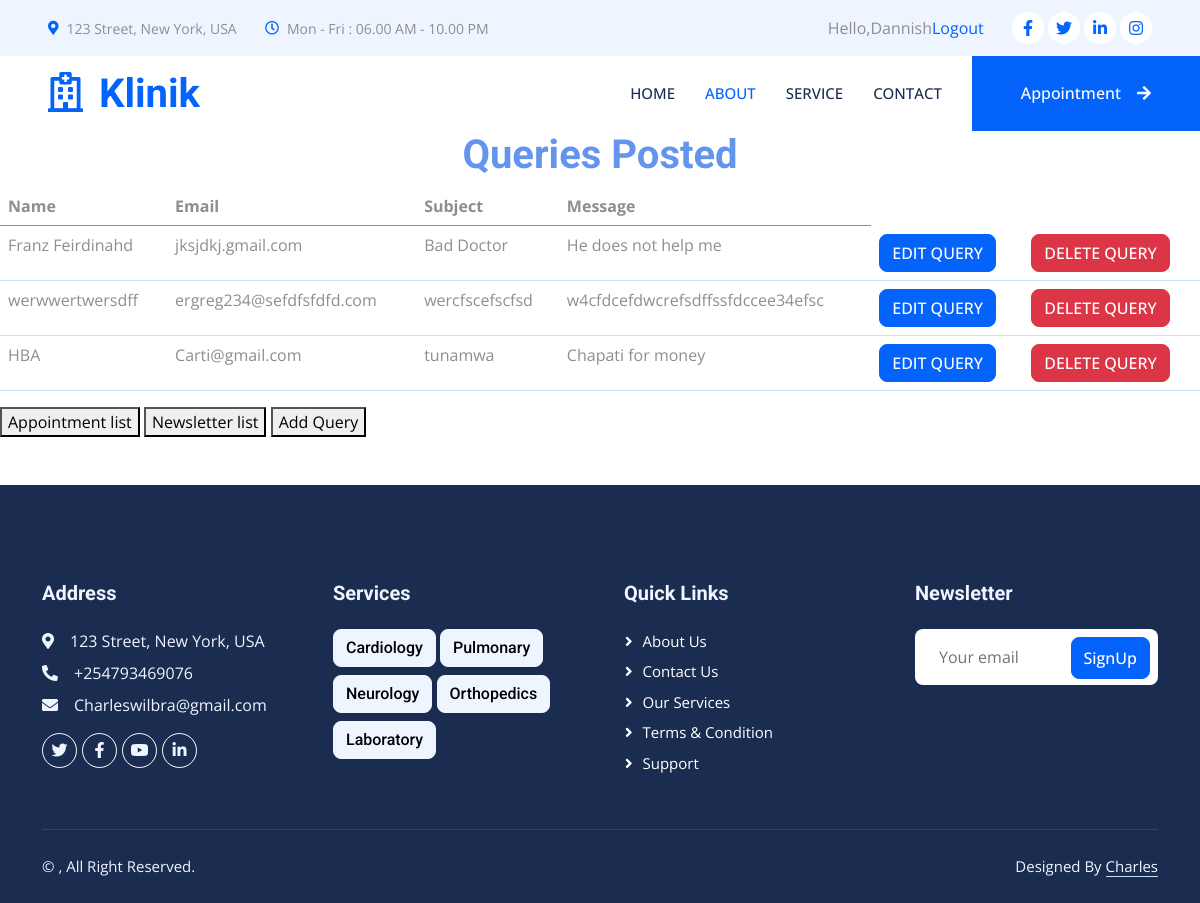
The app's page /hosi/querylist/ (signed in), older data.
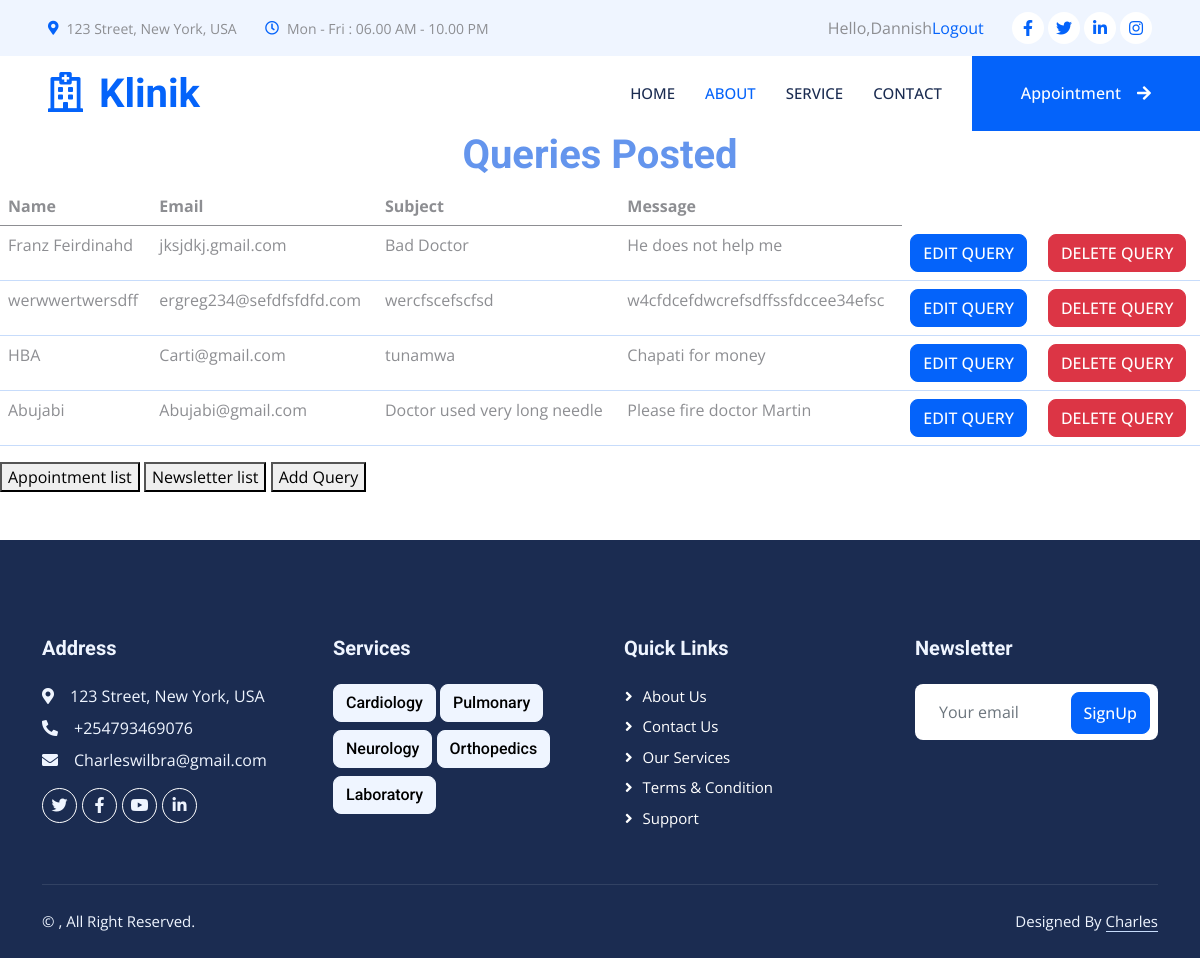
The same page, newer data.
### hosi/models.py (models this page shows, shortened)
class Query(models.Model):
    name = models.CharField(max_length=20)
    subject = models.TextField()
    email = models.TextField()
    message = models.TextField()
    objects = models.Manager()

### hosi/views.py (the view)
# urls.py: path('querylist/', views.Querylist, name='querylist'),
@login_required(login_url='loginPage')
def Querylist(request):
    querys = Query.objects.all()
    return render(request, 'querylist.html',{'querys': querys})

### hosi/templates/querylist.html (shortened to what this page needs)
{% extends "base.html" %}
{% block content %}
<table class="table">
    <h1 style="text-align: center;color: cornflowerblue">Queries Posted</h1>
    <thead>
    <tr>
        <th>Name</th>
        <th>Email</th>
        <th>Subject</th>
        <th>Message</th>
    </tr>
    </thead>
    <tbody>
       {% for y in querys %}
          <tr>
              <td>{{ y.name }}</td>
              <td>{{ y.email }}</td>
              <td>{{ y.subject }}</td>
              <td>{{ y.message }}</td>
              <td>
                  <a href="{% url 'editquery' y.id %}" class="btn btn-primary" type="button" >EDIT QUERY</a>
              </td>
              <td>
                  <a href="{% url 'deletequery' y.id %}" class="btn btn-danger" type="button" onclick="return confirm('Are you sure you want to delete the FaQ?')">DELETE QUERY</a>
              </td>
          </tr>
       {% endfor %}
    </tbody>
</table>
<a href="{% url 'appointmentslist' %}">
    <button>Appointment list</button>
</a>
<a href="{% url 'newsletterlist' %}">
    <button>Newsletter list</button>
</a>
<a href="{% url 'contact' %}">
    <button>Add Query</button>
</a>
{% endblock %}

### hosi/templates/base.html (shortened to what this page needs)
{% load static %}
<html lang="en">
<head>
    <link href="https://cdnjs.cloudflare.com/ajax/libs/font-awesome/5.10.0/css/all.min.css" rel="stylesheet">
    <link href="https://cdn.jsdelivr.net/npm/bootstrap-icons@1.4.1/font/bootstrap-icons.css" rel="stylesheet">
    <link href="{% static 'lib/animate/animate.min.css' %}" rel="stylesheet">
    <link href="{% static 'lib/owlcarousel/assets/owl.carousel.min.css' %}" rel="stylesheet">
    <link href="{% static 'lib/tempusdominus/css/tempusdominus-bootstrap-4.min.css' %}" rel="stylesheet" />
    <link href="{% static 'css/bootstrap.min.css' %}" rel="stylesheet">
    <link href="{% static 'css/style.css' %}" rel="stylesheet">
</head>
<body>
{% block navbar %}
    <div class="container-fluid bg-light p-0 wow fadeIn" data-wow-delay="0.1s">
        <div class="row gx-0 d-none d-lg-flex">
            <div class="col-lg-7 px-5 text-start">
                <div class="h-100 d-inline-flex align-items-center py-3 me-4">
                    <small class="fa fa-map-marker-alt text-primary me-2"></small>
                    <small>123 Street, New York, USA</small>
                </div>
                <div class="h-100 d-inline-flex align-items-center py-3">
                    <small class="far fa-clock text-primary me-2"></small>
                    <small>Mon - Fri : 06.00 AM - 10.00 PM</small>
                </div>
            </div>
            <div class="col-lg-5 px-5 text-end">
                <div class="h-100 d-inline-flex align-items-center py-3 me-4">
                    <span>Hello,{{request.user}}</span>
                    <span><a href="{% url 'logout' %}">Logout</a></span>
                </div>
                <div class="h-100 d-inline-flex align-items-center">
                    <a class="btn btn-sm-square rounded-circle bg-white text-primary me-1" href=""><i class="fab fa-facebook-f"></i></a>
                    <a class="btn btn-sm-square rounded-circle bg-white text-primary me-1" href=""><i class="fab fa-twitter"></i></a>
                    <a class="btn btn-sm-square rounded-circle bg-white text-primary me-1" href=""><i class="fab fa-linkedin-in"></i></a>
                    <a class="btn btn-sm-square rounded-circle bg-white text-primary me-0" href=""><i class="fab fa-instagram"></i></a>
                </div>
            </div>
        </div>
    </div>
    <nav class="navbar navbar-expand-lg bg-white navbar-light sticky-top p-0 wow fadeIn" data-wow-delay="0.1s">
        <a href="{% url 'index' %}" class="navbar-brand d-flex align-items-center px-4 px-lg-5">
            <h1 class="m-0 text-primary"><i class="far fa-hospital me-3"></i>Klinik</h1>
        </a>
        <div class="collapse navbar-collapse" id="navbarCollapse">
            <div class="navbar-nav ms-auto p-4 p-lg-0">
                <a href="{% url 'index' %}" class="nav-item nav-link ">Home</a>
                <a href="{% url 'about' %}" class="nav-item nav-link active">About</a>
                <a href="{% url 'services' %}" class="nav-item nav-link">Service</a>
                <a href="{% url 'contact' %}" class="nav-item nav-link">Contact</a>
            </div>
            <a href="{% url 'index' %}" class="btn btn-primary rounded-0 py-4 px-lg-5 d-none d-lg-block">Appointment<i class="fa fa-arrow-right ms-3"></i></a>
        </div>
    </nav>
{% endblock %}
{% block content %}
{% endblock %}
{% block footer %}
<div class="container-fluid bg-dark text-light footer mt-5 pt-5 wow fadeIn" data-wow-delay="0.1s">
        <div class="container py-5">
            <div class="row g-5">
                <div class="col-lg-3 col-md-6">
                    <h5 class="text-light mb-4">Address</h5>
                    <p class="mb-2"><i class="fa fa-map-marker-alt me-3"></i>123 Street, New York, USA</p>
                    <p class="mb-2"><i class="fa fa-phone-alt me-3"></i>+254793469076</p>
                    <p class="mb-2"><i class="fa fa-envelope me-3"></i>Charleswilbra@gmail.com</p>
                    <div class="d-flex pt-2">
                        <a class="btn btn-outline-light btn-social rounded-circle" href=""><i class="fab fa-twitter"></i></a>
                        <a class="btn btn-outline-light btn-social rounded-circle" href=""><i class="fab fa-facebook-f"></i></a>
                        <a class="btn btn-outline-light btn-social rounded-circle" href=""><i class="fab fa-youtube"></i></a>
                        <a class="btn btn-outline-light btn-social rounded-circle" href=""><i class="fab fa-linkedin-in"></i></a>
                    </div>
                </div>
                <div class="col-lg-3 col-md-6">
                    <h5 class="text-light mb-4">Services</h5>
                    <h6 class="btn btn-light">Cardiology</h6>
                    <h6 class="btn btn-light">Pulmonary</h6>
                    <h6 class="btn btn-light">Neurology</h6>
                    <h6 class="btn btn-light">Orthopedics</h6>
                    <h6 class="btn btn-light">Laboratory</h6>
                </div>
                <div class="col-lg-3 col-md-6">
                    <h5 class="text-light mb-4">Quick Links</h5>
                    <a class="btn btn-link" href="{% url 'about' %}">About Us</a>
                    <a class="btn btn-link" href="{% url 'contact' %}">Contact Us</a>
                    <a class="btn btn-link" href="{% url 'services' %}">Our Services</a>
                    <a class="btn btn-link" href="{% url 'index' %}">Terms & Condition</a>
                    <a class="btn btn-link" href="{% url 'contact' %}">Support</a>
                </div>
                <div class="col-lg-3 col-md-6">
                    <h5 class="text-light mb-4">Newsletter</h5>
                    <div class="position-relative mx-auto" style="max-width: 400px;">
                        <form action="{% url 'Newsletter' %}" method="POST">
                             <input class="form-control border-0 w-100 py-3 ps-4 pe-5" type="email" name="email" placeholder="Your email" required>
                             <button type="submit" class="btn btn-primary py-2 position-absolute top-0 end-0 mt-2 me-2">SignUp</button>
                        </form>
                    </div>
                </div>
            </div>
        </div>
        <div class="container">
            <div class="copyright">
                <div class="row">
                    <div class="col-md-6 text-center text-md-start mb-3 mb-md-0">
                        &copy; <a class="border-bottom" href="#"></a>, All Right Reserved.
                    </div>
                    <div class="col-md-6 text-center text-md-end">
                        Designed By <a class="border-bottom" href="">Charles</a>
                    </div>
                </div>
            </div>
        </div>
    </div>
{% endblock %}
</body>
</html>

### static/css/style.css (style rules this page uses)
:root { --primary: #0463FA; --light: #EFF5FF; --dark: #1B2C51; }
.btn { font-weight: 500; transition: .5s; }
.btn.btn-primary, .btn.btn-secondary { color: #FFFFFF; }
.btn-sm-square { width: 32px; height: 32px; }
.btn-square, .btn-sm-square, .btn-lg-square { padding: 0; display: flex; align-items: center; justify-content: center; font-weight: normal; }
.navbar .navbar-nav .nav-link { margin-right: 30px; padding: 25px 0; color: #FFFFFF; font-size: 15px; font-weight: 500; text-transform: uppercase; outline: none; }
.navbar .navbar-nav .nav-link:hover, .navbar .navbar-nav .nav-link.active { color: var(--primary); }
.navbar .navbar-brand, .navbar a.btn { height: 75px; }
.navbar .navbar-nav .nav-link { color: var(--dark); font-weight: 500; }
.navbar.sticky-top { top: -100px; transition: .5s; }
.footer .btn.btn-social { margin-right: 5px; width: 35px; height: 35px; display: flex; align-items: center; justify-content: center; color: var(--light); border: 1px solid #FFFFFF; transition: .3s; }
.footer .btn.btn-link { display: block; margin-bottom: 5px; padding: 0; text-align: left; color: #FFFFFF; font-size: 15px; font-weight: normal; text-transform: capitalize; transition: .3s; }
.footer .btn.btn-link::before { position: relative; content: "\f105"; font-family: "Font Awesome 5 Free"; font-weight: 900; margin-right: 10px; }
.footer .copyright { padding: 25px 0; font-size: 15px; border-top: 1px solid rgba(256, 256, 256, .1); }
.footer .copyright a { color: var(--light); }

Row changes from the older to the newer data that the page shows:
added Query: name "Abujabi", email "Abujabi@gmail.com", subject "Doctor used very long needle", message "Please fire doctor Martin"
